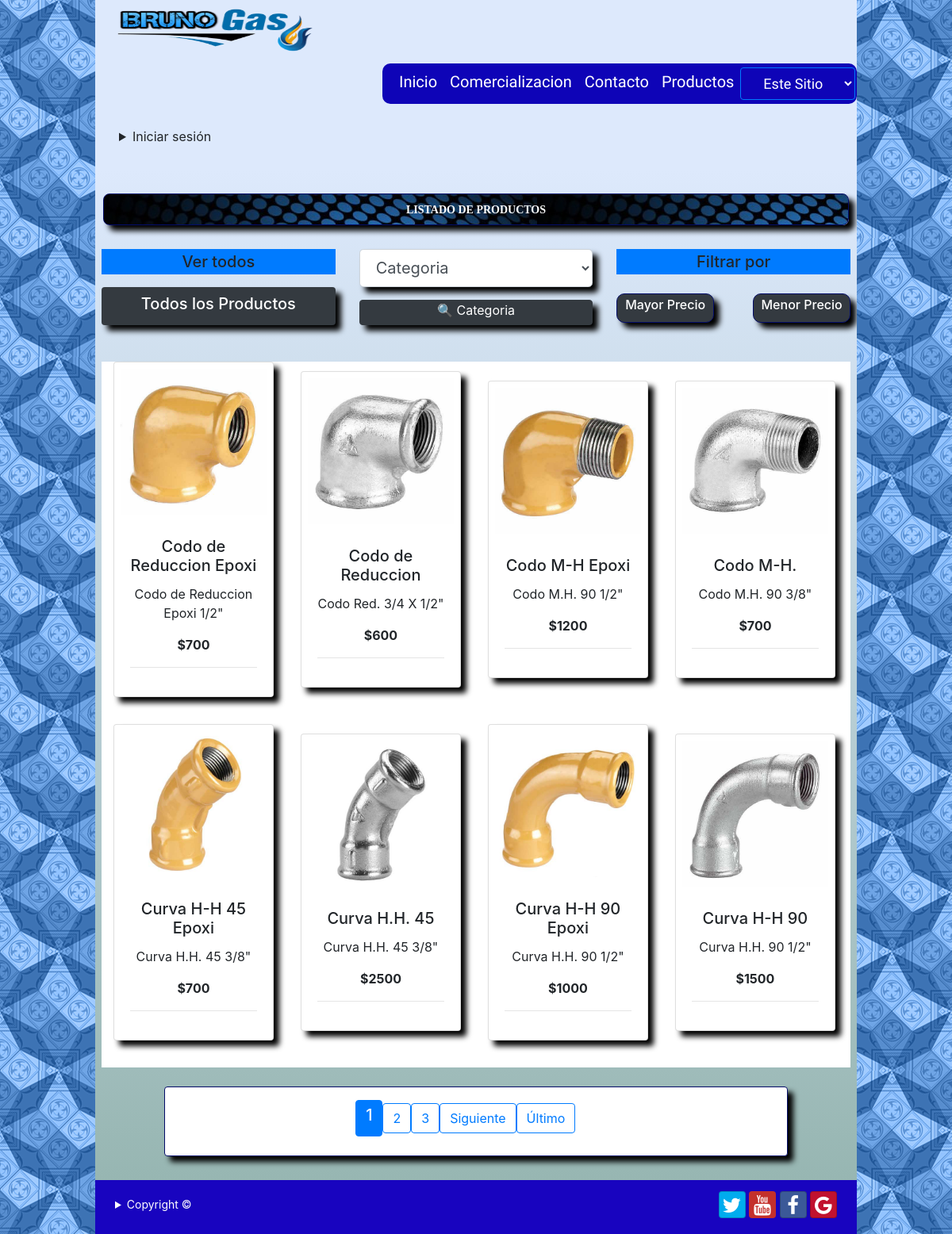
The page /ci_taller/index.php/productos_controler/catalogos on the database its author committed.
### tables this page shows
CREATE TABLE `producto` (
  `id_producto` int(11) NOT NULL,
  `descripcion_producto` varchar(1000) NOT NULL,
  `nombre_producto` varchar(300) NOT NULL,
  `stock` int(20) NOT NULL,
  `precio` double NOT NULL,
  `estado` int(2) NOT NULL,
  `imagen` varchar(200) NOT NULL,
  `id_categoria` int(11) NOT NULL,
  `vendidos` int(20) NOT NULL,
  `codigo_producto` int(11) NOT NULL DEFAULT '1000000000'
);

### ci_taller/index.php (called while the page is built, shortened)
<?php
require_once BASEPATH.'core/CodeIgniter.php';

### ci_taller/application/models/nuevoModelo.php (called while the page is built, shortened)
<?php
class NuevoModelo extends CI_Model
{
 public function select_productos3()
 {
       $this->db->select('*');
                    $this->db->from('producto');
                    $this->db->where('estado',1);
                    $this->db->where('stock >=',0);
       $query = $this->db->get();
       return $query->result();
 }
public function paginas_mostrar($limit, $row)
 {
                    $this->db->select('*');
                    $this->db->from('producto');
                    $this->db->join('categoria', 'categoria.id_categoria =
                    producto.id_categoria');
                    $this->db->limit($limit,$row);
                    $this->db->where('producto.estado',1);
                    $this->db->where('stock >=',0);
            $query = $this->db->get();
             return $query->result();
 }
}
?>

### ci_taller/application/views/contenidos/productos_view.php (the view, shortened to what this page needs)
<main id="contenido">
<h1 class="img-carrito2" id="titulo_pagina">Listado de Productos</h1>
<section class="container-fluid p-2 ">
	<div class="row">
    <?php  if ($this->session->userdata('login')){?>
    <div class="col-12 col-md-4 float-left m-auto mb-3 pb-3">
           <h5 class="text-center bg-primary p-1">Ver todos</h5>
                <a class="img-carrito btn bg-dark col text-white rounded-pill mt-2 pt-0" href="<?= base_url()?>Catalogo">
                  <h5 class="mt-2">Todos los Productos</h5></a>
      </div>
   <?php  } else {?>
    <div class="col-12 col-md-4 float-left m-auto mb-3 pb-3">
              <h5 class="text-center bg-primary p-1">Ver todos</h5>
                <a class="img-carrito btn bg-dark col text-white rounded-pill mt-2 pt-0" href="<?= base_url()?>Productos">
                  <h5 class="mt-2">Todos los Productos</h5></a>
    </div>
            <?php  } ?>
		  <div class="col-12 col-md-4 mb-2">
        <?php  if ($this->session->userdata('login')){
               echo form_open('porCategoria');
             } else {
                echo form_open('porcategoria');
           }?>
				    <p class="input-group input-group-lg">
       <select name="categoria" class="img-carrito form-control">
          <option value="ninguno" selected="selected"> Categoria </option>
       </select>
       </p>
           <h5>
           <?php echo form_submit('Buscar', '🔍 Categoria',"class='img-carrito btn btn-dark col text-white rounded-pill mt-0 pt-0'");
                echo form_close();?>
		  </div>
      <div class="col-12 col-md-4 float-right">
              <h5 class="text-center bg-primary p-1 mb-4">Filtrar por</h5>
                <a style="border-radius: 10px; border: #040D69 1px solid; box-shadow: 7px 7px 7px black;" class="btn bg-dark col-5 p-1 float-left m-auto rounded-pill text-white"
                <?php  if ($this->session->userdata('login')){?>
                  href="<?= base_url()?>MayorPrecio"
                  <?php } else {?>
                  href="<?= base_url()?>mayorPrecio"<?php }?>>
                  <h6>Mayor Precio</h6></a>
                  <a style="border-radius: 10px; border: #040D69 1px solid; box-shadow: 7px 7px 7px black;" class="btn bg-dark col-5 p-1 float-right m-auto rounded-pill text-white"
                <?php  if ($this->session->userdata('login')){?>
                  href="<?= base_url()?>MenorPrecio"
                  <?php } else {?>
                  href="<?= base_url()?>menorPrecio"<?php }?>>
                  <h6>Menor Precio</h6></a>
      </div>
	</div>
<div class="container">
    	<div class="row bg-white">
    	<?php foreach($productos as $row) { ?>
		<div class="col-8 col-md-4 col-lg-3 mb-1 pb-1 m-auto">
		 	<div class="img-carrito2 card text-center ">
		 		<img class="card-img-top p-2 img-prod" src="<?php echo base_url(); ?>assets/upload/<?php echo $row->imagen; ?>"  alt="Card image cap">
		 		    <div class="card-body">
		 		        <h5 class="card-title">
		 		        	<?php  echo $row->nombre_producto; ?></h5>
		 		        	   	<p class="card-text"><?php  echo $row->descripcion_producto; ?> </p>
		 		        	   	<p class="card-text text-d"><b><?php echo "$";  echo $row->precio; ?> </b></p>
		 		        	   	<hr>
 					</div>
 			</div>
 		</div>
     	<?php } ?>
  		</div>
 	</div>
 <nav aria-label="Page navigation example" style=" width: 100%; height: auto;">
  <ul class="img-carrito2 pagination justify-content-center bg-white mt-4 col-10 ml-auto mr-auto text-center">
      <div class="col-5 m-auto p-2 text-center"> <?php echo $this->pagination->create_links() ?> </div>
    </ul>
  </nav>
</section>
</main>

### ci_taller/application/controllers/productos_controler.php (shortened to what this page needs)
<?php
class Productos_controler extends CI_Controller {
	public function catalogos()
	{
            $this->load->model('nuevoModelo');
         $this->load->library('pagination');
           $config['full_tag_open'] = '<div class="pagination pagination-lg text-white p-2 m-auto"><h6>';
           $config['full_tag_close'] = '</h6></div>';
           $config['num_tag_open'] = '<div class="btn btn-outline-primary text-white">';
           $config['num_tag_close'] = '</div>';
           $config['cur_tag_open'] = '<div class="active btn btn-outline-primary bg-primary"><span><h5>';
           $config['cur_tag_close'] = '</h5><span ></span></span></div>';
           $config['next_tag_open'] = '<div class="btn btn-outline-primary">';
           $config['next_tag_close'] = '</div>';
           $config['last_tag_open'] = '<div class="btn btn-outline-primary">';
           $config['last_tag_close'] = '</div>';
         $page=$this->uri->segment(2);
      $data2 = array(
       'productos'=> $this->nuevoModelo->paginas_mostrar(8, $page),
       'categorias' => $this->nuevoModelo->select_categoria()
       );
            $data['title'] = 'Catalogo';
           $this->load->view('plantillas/header',$data);
           $this->load->view('contenidos/productos_view', $data2);
           $this->load->view('plantillas/footer');
           }
}

### ci_taller/application/views/plantillas/header.php (shortened to what this page needs)
<!DOCTYPE html>
<html>
  <head>
    <link rel="stylesheet" href="https://cdnjs.cloudflare.com/ajax/libs/font-awesome/4.7.0/css/font-awesome.min.css">
    <link href= "<?= base_url();?>assets/css/estilo.css" rel="stylesheet"/>
    <link rel="stylesheet"  href= "<?= base_url();?>assets/css/bootstrap.min.css" >
    <link href="<?php echo base_url(); ?>assets/css/bootstrap-social.css" rel="stylesheet">
  </head>
  <body class="color-body">
    <header class="clase-header">
      <div id="marca"></div>
      <div class="caja-nav">
        <nav class="navbar navbar-expand-lg navbar-toggler navbar-dark"
        style="
        background-color: #0E04B7;
        border-radius: 10px;
        font-family: 'Courgette', cursive;
        ">
          <div class="collapse navbar-collapse" id="navbarSupportedContent">
            <ul class="navbar-nav mr-auto">
                <li class="nav-item active">
                  <a class="nav-link" href="<?= base_url()?>Principal">
                    Inicio <span class="sr-only"></span></a>
                </li>
                <li class="nav-item active">
                  <a class="nav-link" href="<?= base_url()?>Comercializacion">
                    Comercializacion <span class="sr-only"></span></a>
                </li>
                <li class="nav-item active">
                  <a class="nav-link" href="<?= base_url()?>Contacto">
                     Contacto<span class="sr-only"></span></a>
                </li>
                <li class="nav-item active">
                  <a class="nav-link" href="<?= base_url()?>Productos">
                     Productos<span class="sr-only"></span></a>
                </li>
                <li class="nav-item active">
                <select onChange="window.location.href=this.value"  class="nav-link btn btn-primary" style="background-color: #0E04B7; font-size: 18px">
                  <option value="">Este Sitio</option>
                </select>
              </li>
            </ul>
          </div>
        </nav>
      </div>
      <section class="caja-formulario">
        <?php if(!$this->session->userdata('login')){;?>
        <details><summary>Iniciar sesión </summary>
            <?php } ;?>
      </details>
      </section>
    </header>

### ci_taller/application/views/plantillas/footer.php (shortened to what this page needs)
    <footer>
      <div id="redes" style="height: auto;">
          <a href="https://twitter.com/gnf_ar?lang=es" target="_blank" class="btn btn-social-icon btn-twitter" title="oficial Twitter" style="color: white; background-color: #00acee;">
            <span class="fa fa-twitter"></span>
          </a>
          <a href="https://www.youtube.com/user/GasNaturalFenosaAr" target="_blank" class="btn btn-social-icon btn-youtube" title="youtube bruno gas" style="color: white; background-color: #c4302b;">
            <span class="fa fa-youtube"></span>
          </a>
          <a href="https://www.facebook.com/GasNaturalFenosaArgentina" target="_blank" class="btn btn-social-icon btn-facebook" title="bruno gas facebook" style="color: white; background-color:   #3b5998;">
            <span class="fa fa-facebook"></span>
          </a>
          <a href="https://plus.google.com/+GasNaturalFenosaAr" target="_blank" class="btn btn-social-icon btn-google" title="google+" style="color: white; background-color: #C1122F;">
            <span class="fa fa-google"></span>
          </a>
      </div>
      <div id="texto_pie">
      <details>
        <summary>Copyright © </summary>
        </details>
      </div>
    </footer>
  </body>
</html>

### ci_taller/assets/css/estilo.css (style rules this page uses)
a { text-decoration: none }
h1 { text-align: center; font-family: cursive; color: blue; }
.color-body { margin:0; padding: 0; background-image: url(../imagenes/northernLights.gif); }
.caja-nav { width: 960px; height: 50px; }
nav { width: 598px; float: right; }
#marca { background-image: url(../imagenes/logopagina.jpg); background-size: 100% 100%; padding-top: 10px; padding-bottom: 10px; font-size:50px; width: 280px; height: 80px; background-repeat:no-repeat; margin-left:10px; margin-right:10px; }
.clase-header { background-size: 100% 100%; background-repeat: no-repeat; overflow: hidden; width: 960px; height: auto; background-color: #DDE9FC; margin-right: auto; margin-left: auto; }
.caja-formulario { width: 900px; height: auto; margin-top: 30px; margin-left: 30px; margin-bottom: 30px; }
input { border-radius: 8px; width: 90%; margin-top: 20px; padding: 8px 12px; }
#contenido { overflow: hidden; max-width: 100% 100%; width: 960px; height: auto; background-color: #DDE9FC; margin-right: auto; margin-left: auto; background: -moz-linear-gradient(top, #DDE9FC , #97B6B2); background: -webkit-gradient(linear, 0 0, 0 100%, from(#DDE9FC), to(#97B6B2)); }
footer { overflow: hidden; width: 960px; height: 68px; background-color: #1804BF; margin-right: auto; margin-left: auto; }
#texto_pie { font-size: 14px; color: #FFF; margin-top: 20px; margin-left: 25px; float: left; }
#redes { margin-top: 14px; color: #FFF; margin-right: 25px; float: right; }
#titulo_pagina { border-radius: 8px; width: 940px; height: 40px; line-height: 40px; background-image: url(../imagenes/titulo_p.jpg); margin-top: 30px; margin-left: 10px; margin-right: 10px; font-family: 'Gochi Hand', cursive; font-size:14px; color: #fff; text-transform: uppercase; font-weight: bold; float: left; text-align:center; }
.img-carrito { width: 98%; height: 100%; border-radius: 10px; border: #040D69 1px solid; box-shadow: 7px 7px 7px black; margin-bottom: 30px; }
.img-carrito2 { width: 98%; height: 100%; border-radius: 10px; border: #040D69 1px solid; box-shadow: 7px 7px 7px black; margin-bottom: 30px; }

### rows shown on the page
producto: imagen (picture), nombre_producto "Codo de Reduccion Epoxi", descripcion_producto "Codo de Reduccion Epoxi 1/2\"", precio "700"
producto: imagen (picture), nombre_producto "Codo de Reduccion", descripcion_producto "Codo Red. 3/4 X 1/2\"", precio "600"
producto: imagen (picture), nombre_producto "Codo M-H Epoxi", descripcion_producto "Codo M.H. 90 1/2\"", precio "1200"
producto: imagen (picture), nombre_producto "Codo M-H.", descripcion_producto "Codo M.H. 90 3/8\"", precio "700"
producto: imagen (picture), nombre_producto "Curva H-H 45 Epoxi", descripcion_producto "Curva H.H. 45 3/8\"", precio "700"
producto: imagen (picture), nombre_producto "Curva H.H. 45", descripcion_producto "Curva H.H. 45 3/8\"", precio "2500"
producto: imagen (picture), nombre_producto "Curva H-H 90 Epoxi", descripcion_producto "Curva H.H. 90 1/2\"", precio "1000"
producto: imagen (picture), nombre_producto "Curva H-H 90", descripcion_producto "Curva H.H. 90 1/2\"", precio "1500"

### other values the page prints
$this->pagination->create_links() "1 2 3 Siguiente Último"
